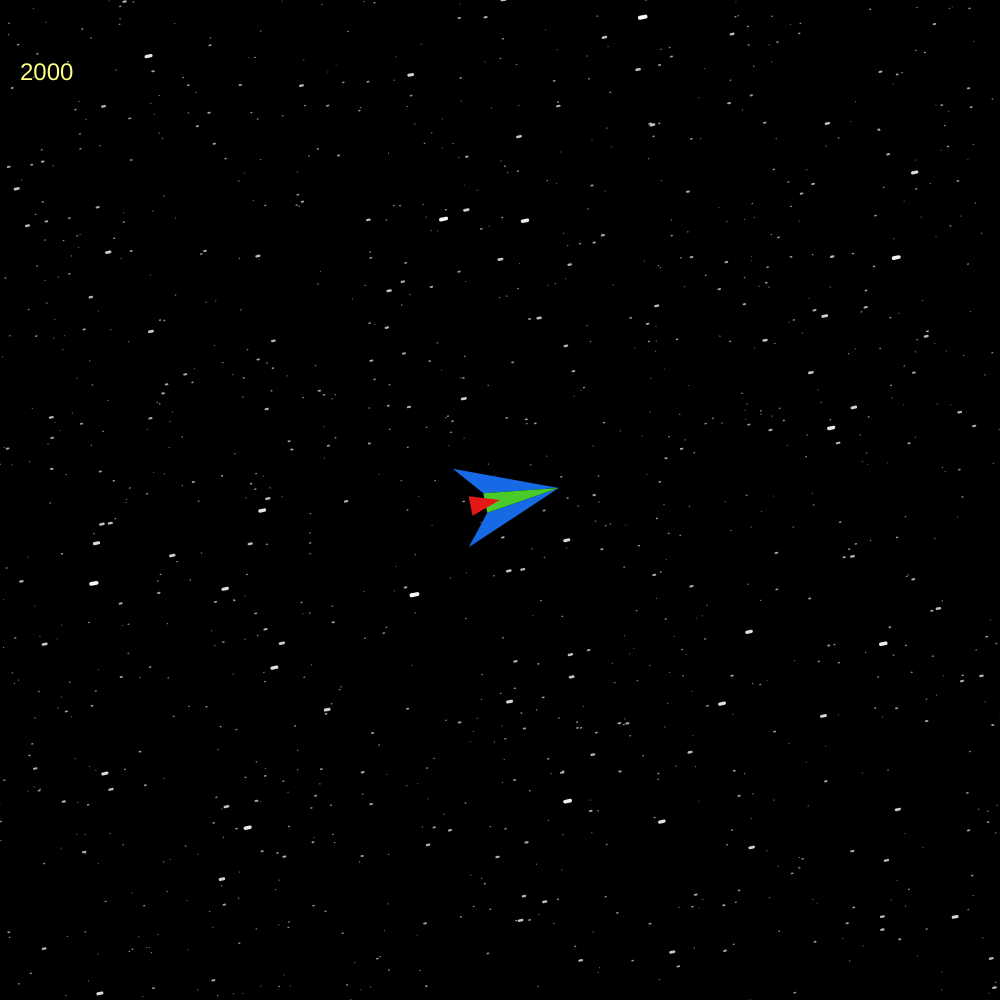
Frame 1 (no input)
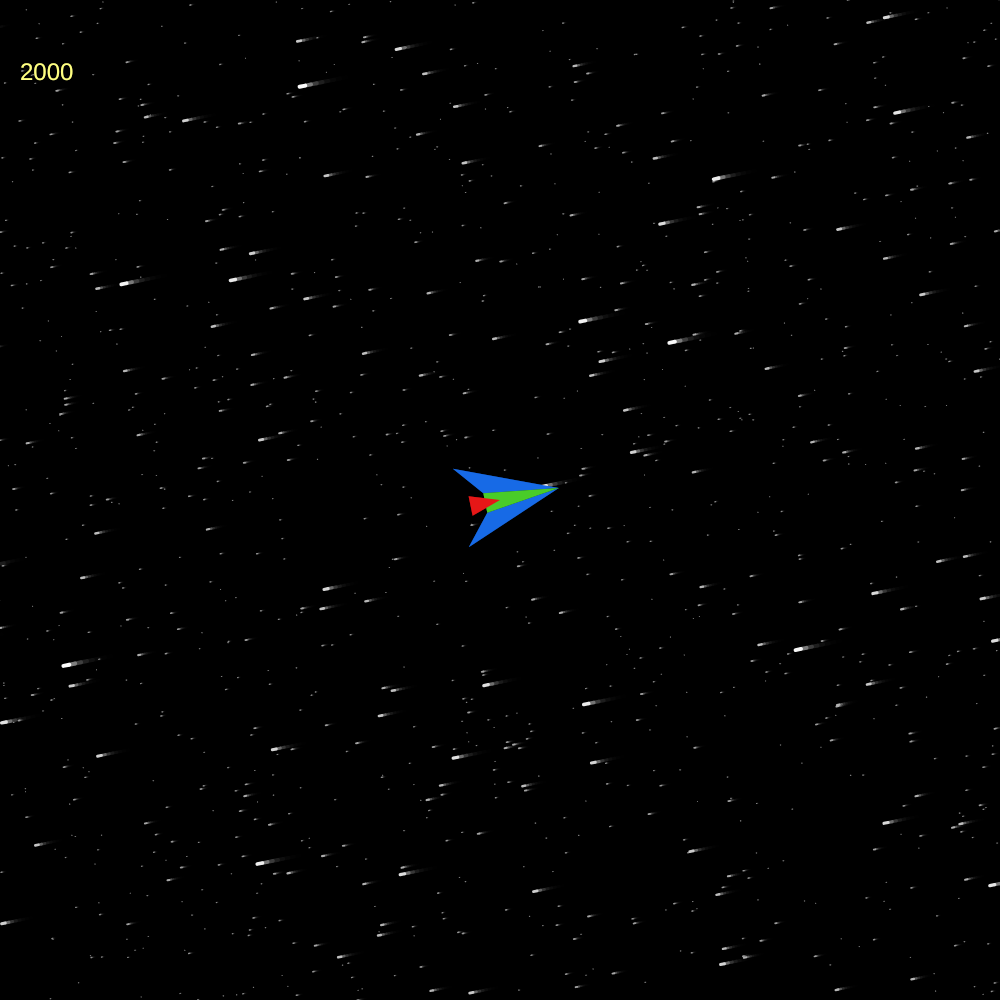
Frame 60 (no input)
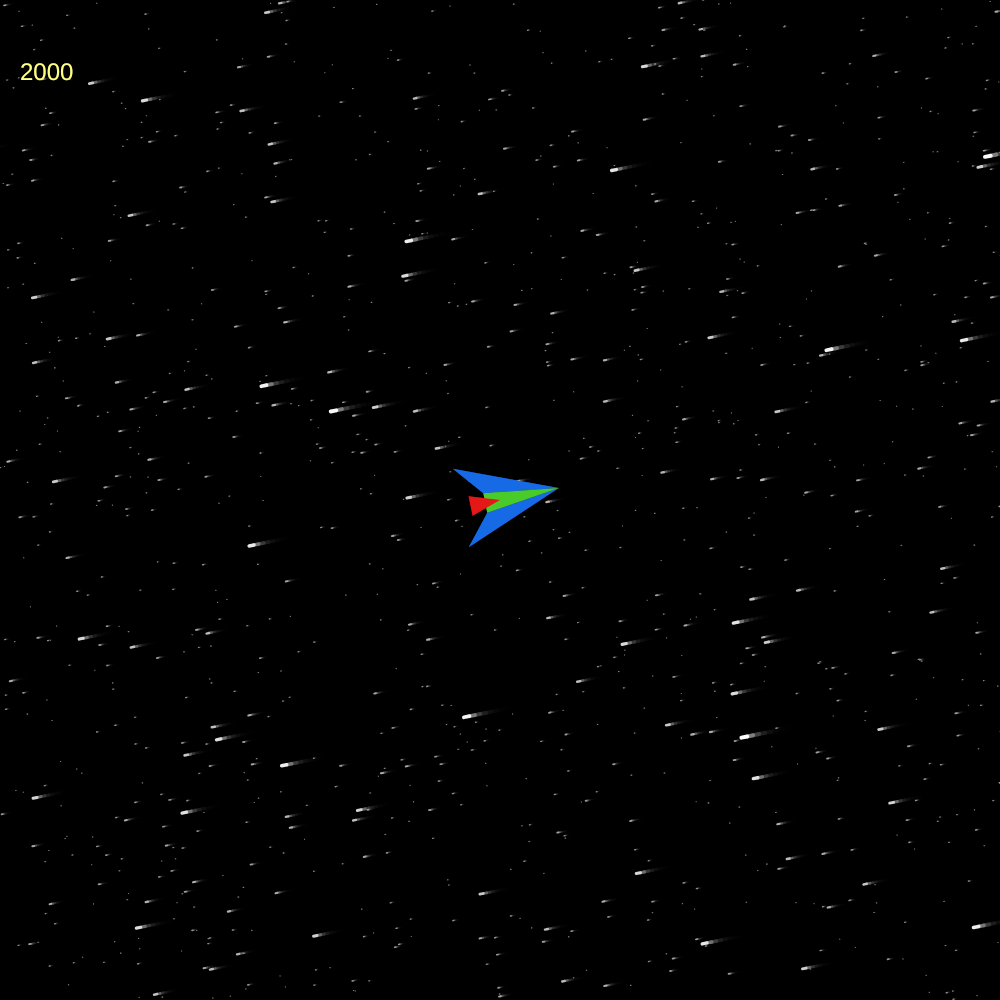
Frame 120 (the mouse pressed at the canvas centre since frame 60)

The p5.js sketch that drew these frames (run headless with seeded random() and noise() and a simulated clock; from frame 60 on, the mouse is pressed at the canvas centre):

// p5.js sketch
// ── sketch.js
const worldSize = 1000;
const nStars = 1200; 
const maxS = 4.0;
var s = [];
var x = [];
var y = [];

var angle, speed;
var speedX, speedY;

function setup() {
  var canvasSize = min( windowWidth, windowHeight );
  createCanvas( canvasSize, canvasSize );
  background( 0 );
 
  var t = (1.0 - 1.0 / (maxS*maxS*maxS)) / (nStars-1);
  for( var i=0; i<nStars; i++ ) {
    s[i] = pow( 1.0 / (1.0 - t * i), 0.33333333);
    x[i] = random( worldSize + 8.0 * s[i] );
    y[i] = random( worldSize + 8.0 * s[i] );
  }

  angle = -0.2;
  speed = 8.0 / maxS;
}
 
function draw() {
  background( 0, 128 );
  scale( min( width, height ) / worldSize );
  
  speedX = speed * cos( angle );
  speedY = speed * sin( angle );
 
  for( var i=0; i<nStars; i++ ) {
    if( x[i] < worldSize+2*s[i] && y[i] < worldSize+2*s[i] ) { //se verifica daca steaua se afla in canvas ca sa nu fie desenate in afara zonei vizibile
      strokeWeight( s[i] ); //grosimea linei pentru stea
      stroke( map( s[i], 1.0, maxS, 128, 255 ) ); //cele mai mari vor avea culoarea mai inchisa cele mai mici culaorea mai inchisa
      line( x[i]-s[i], y[i]-s[i], 
            x[i]-s[i]+speedX*(s[i]-0.99), y[i]-s[i]+speedY*(s[i]-0.99) ); //traiectoria stelei in functie de viteza si directia navei spatiale
    }
    var wrap = worldSize + 8.0 * s[i]; //in caz ca ies sstelele din canvas sa apara din partea opusa
    x[i] = (x[i] - speedX * (s[i]-0.99) + wrap) % wrap; //se actualizeaza coordonata x a stelei prin scaderea 
    //unui anumit procent din viteza navei spatiale,astfel incat stelele sa apara a fi pe fundalul miscator.
    // totodata se asigura ca stelele reapar uniform pe partea opusa a ecranului atunci cand trec de marginea lumii
    y[i] = (y[i] - speedY * (s[i]-0.99) + wrap) % wrap;
  }
 
  push();
  noStroke();
  fill( 255, 255, 128 );
  scale(2);
  text( floor(speed * 1000), 10, 40 );
  pop();
  translate( worldSize/2, worldSize/2 );
    
  push();
  rotate( angle );
  scale( 5.0 );
  drawShip();
  pop();
  
  checkControls();
}
 
function drawShip() {
  colorMode( HSB, 100, 100, 100, 100 );
  noStroke();
 
  // wings
  fill( 60, 90, 90 );
  triangle( 12, 0, -3, -2, -8, -8 );
  triangle( 12, 0, -3,  2, -8,  8 );
    
  // body
  fill( 30, 80, 80 );
  triangle( 12, 0, -3, -2, -3, 2 );
    
  // tail
  fill( 160, 90, 90 );
  triangle( 0, 0, -6, -2, -6, 2 );
  colorMode( RGB, 256, 256, 256 );
}

function checkControls() {
  if( keyIsDown( LEFT_ARROW ) ) {
    angle -= 0.04;
  }
  if( keyIsDown( RIGHT_ARROW ) ) {
    angle += 0.04;
  }
  if( keyIsDown( UP_ARROW ) ) {
    speed += 0.40 / maxS;
    if( speed > maxS * 5 ) {
      speed = maxS * 5;
    }
  }
  if( keyIsDown( DOWN_ARROW ) ) {
    speed -= 0.2 / maxS;
    if( speed < 0.0 ) {
      speed = 0.0;
    }
  }
}
 

function windowResized() {
  var canvasSize = min( windowWidth, windowHeight );
  resizeCanvas( canvasSize, canvasSize );
}


// ── style.css
body, canvas {
  margin: 0px; 
  padding: 0px; 
  position: absolute; 
  background-color: #303030; 
}
